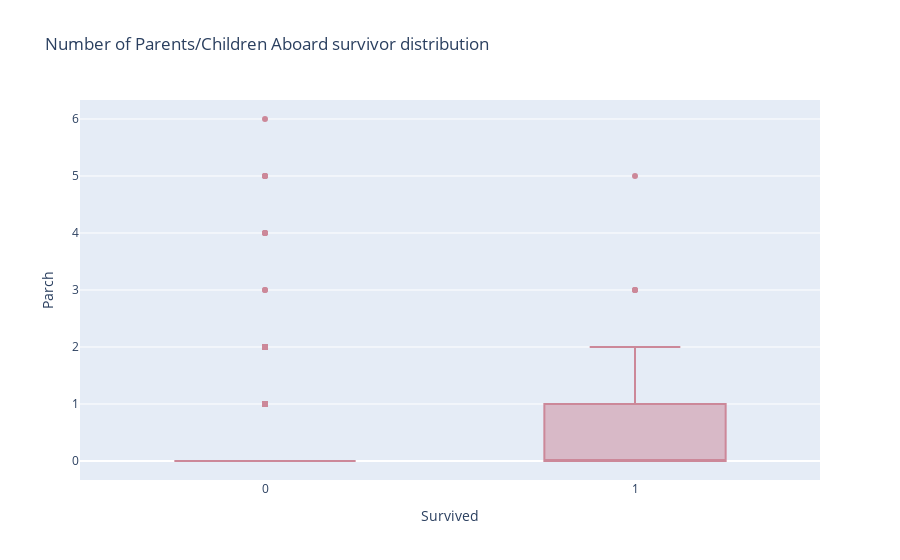

The notebook cell this image was saved under:
### Code cell
fig = px.box(titanic, x = "Survived", y = "Parch",
                  color_discrete_sequence = ["#CC8899"],
                  title = "Number of Parents/Children Aboard survivor distribution")
fig.show()

### Figure 1 — Plotly figure (JSON) as saved in the notebook; plotly's stock layout.template omitted (floating-point values rounded to 4 significant figures; data arrays with more than 128 entries replaced by an {"elided": "..."} marker saying what was removed)
{"data": [{"alignmentgroup": "True", "hovertemplate": "Survived=%{x}<br>Parch=%{y}<extra></extra>", "legendgroup": "", "marker": {"color": "#CC8899"}, "name": "", "notched": false, "offsetgroup": "", "orientation": "v", "showlegend": false, "type": "box", "x": {"elided": "891 int values"}, "x0": " ", "xaxis": "x", "y": {"elided": "891 int values"}, "y0": " ", "yaxis": "y"}], "layout": {"boxmode": "group", "legend": {"tracegroupgap": 0}, "title": {"text": "Number of Parents/Children Aboard survivor distribution"}, "xaxis": {"anchor": "y", "domain": [0, 1], "title": {"text": "Survived"}}, "yaxis": {"anchor": "x", "domain": [0, 1], "title": {"text": "Parch"}}}}
